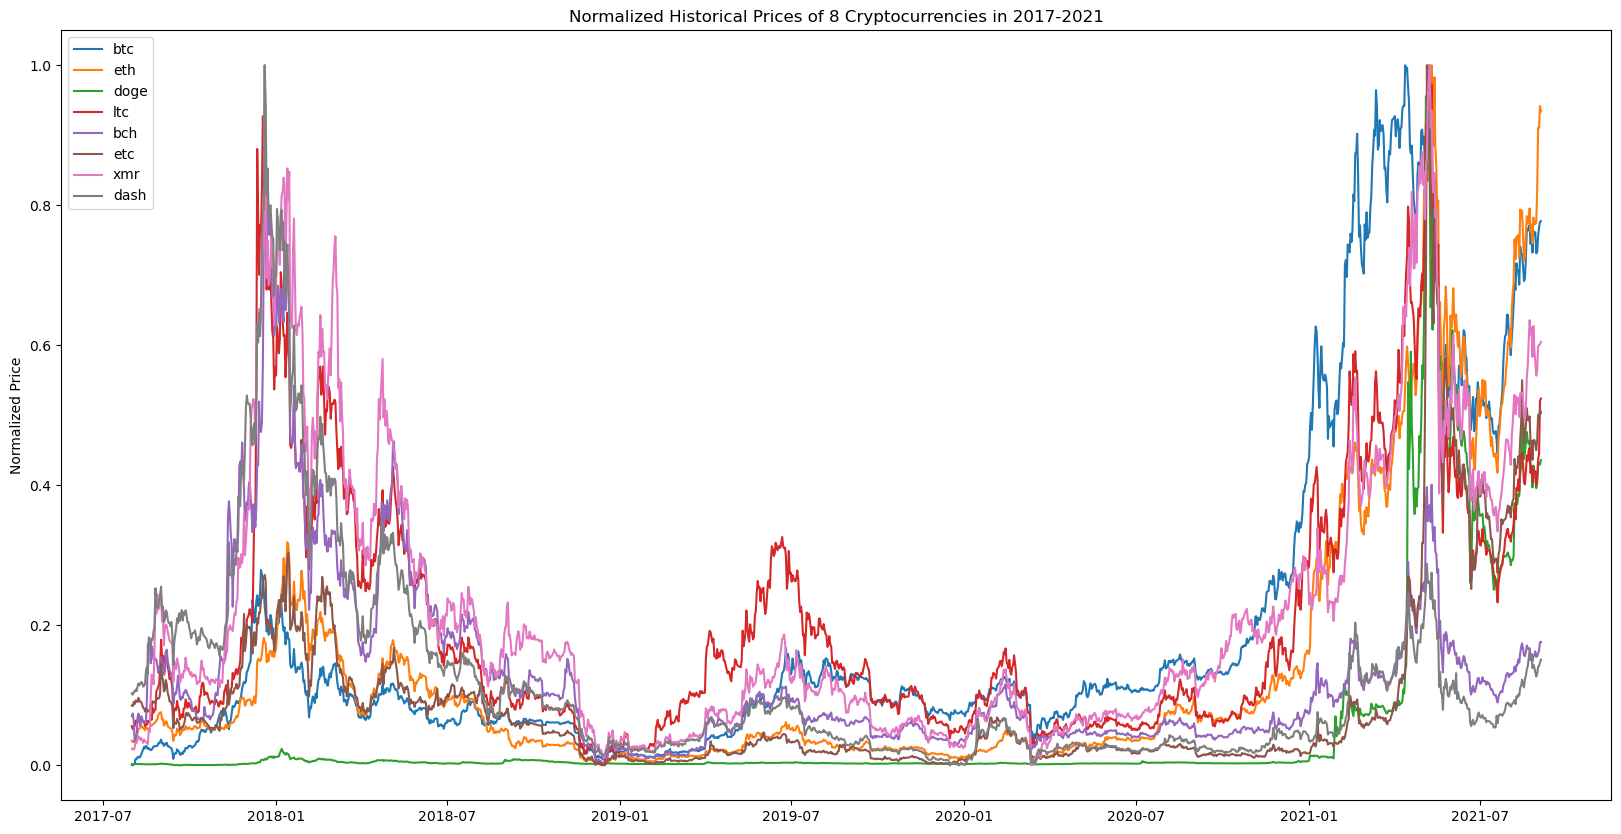

Write Python code to recreate this figure.
import matplotlib.pyplot as plt
import pandas as pd
from sklearn.preprocessing import minmax_scale

com = pd.read_csv('../../data/coin_metrics/PriceUSD.csv')
com['date'] = pd.to_datetime(com['date'])

plt.figure(figsize=(20, 10))
for col in ['btc','eth','doge','ltc','bch','etc','xmr','dash']:
    com[col] = minmax_scale([com[col]], axis=1)[0]
    plt.plot(com['date'], com[col], label=col)

plt.legend()
plt.ylabel('Normalized Price')
plt.title('Normalized Historical Prices of 8 Cryptocurrencies in 2017-2021')
plt.savefig('crypto.png', bbox_inches='tight')

